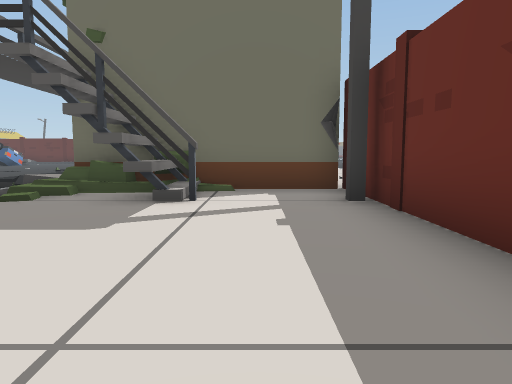
view 1 (above)

19 first-person views from a walk through a Unity game level. The camera is 1.2 m above the floor, tilts 6° down and sees 70° across. The floor is counted in squares, 2 m on a side. Each view is taken from the middle of a square. On the plan, view 1 faces up. The plan holds only what a view shows up to about 10 squares ahead; the rest is blank. The place goes on beyond the plan. The player character is not drawn.

view 2
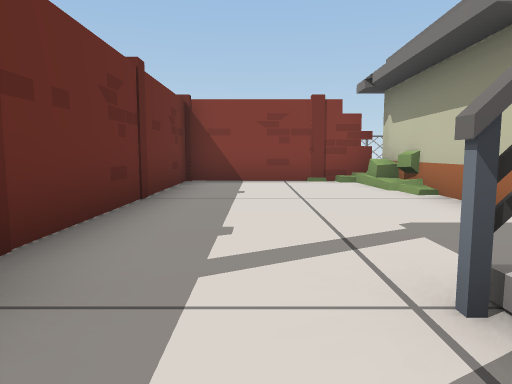

view 3
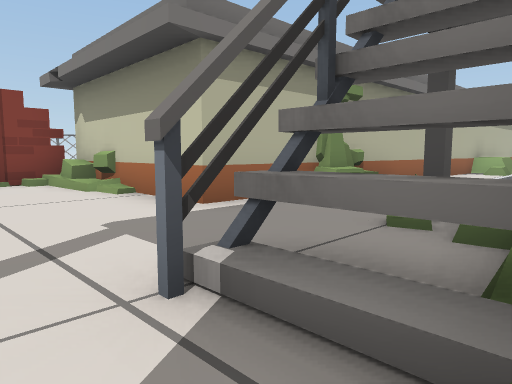

view 4
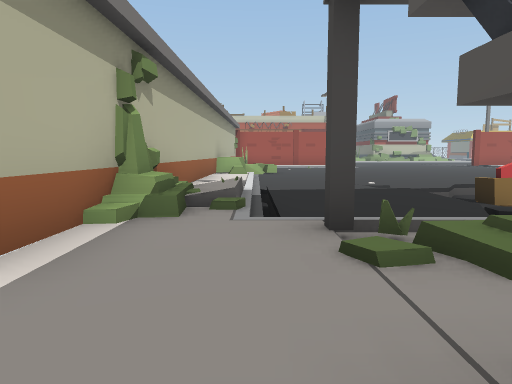

view 5
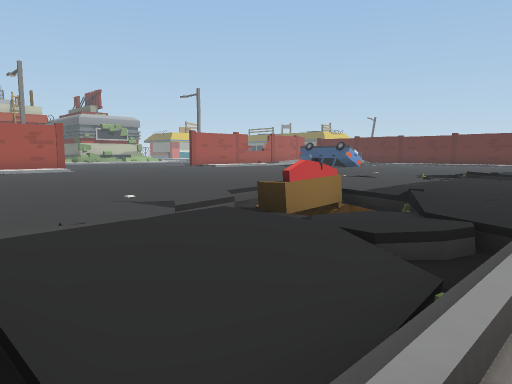

view 6
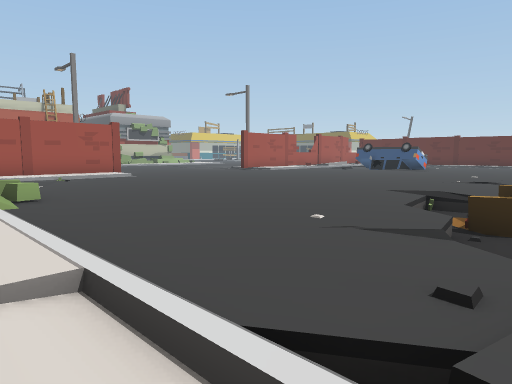

view 7
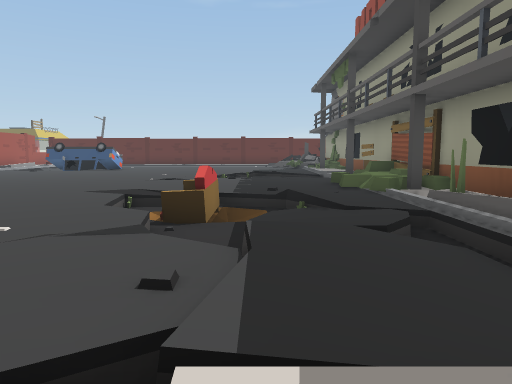

view 8
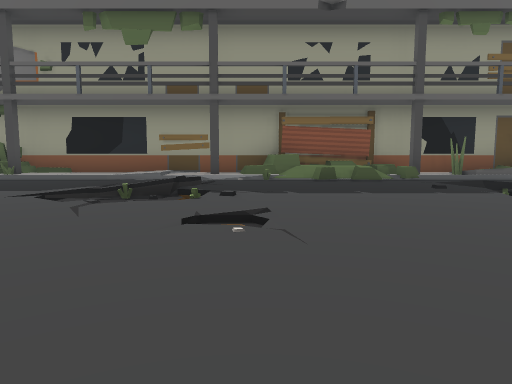

view 9
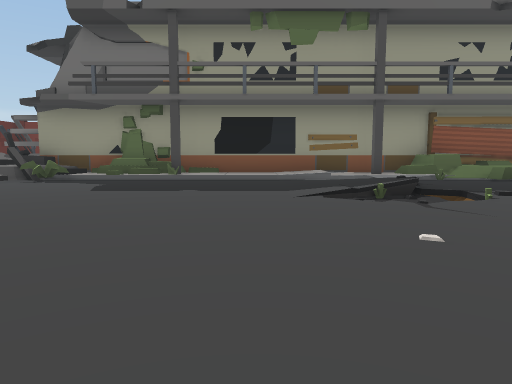

view 10
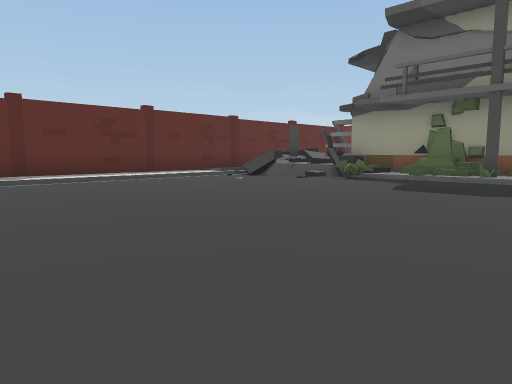

view 11
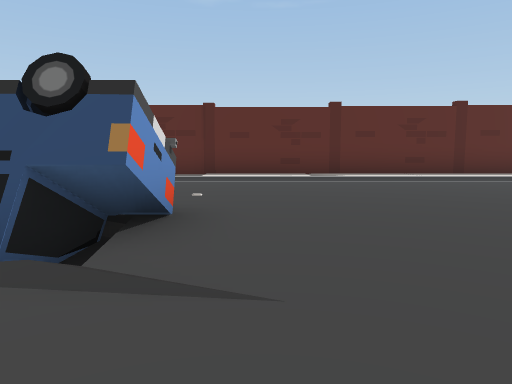

view 12
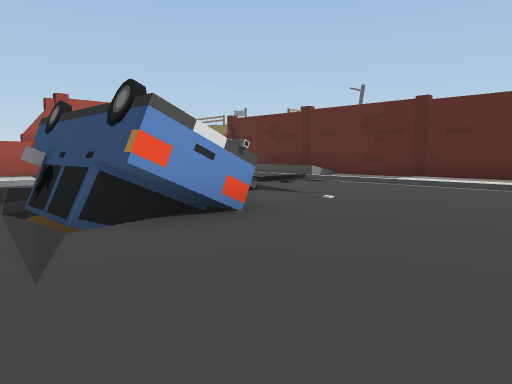

view 13
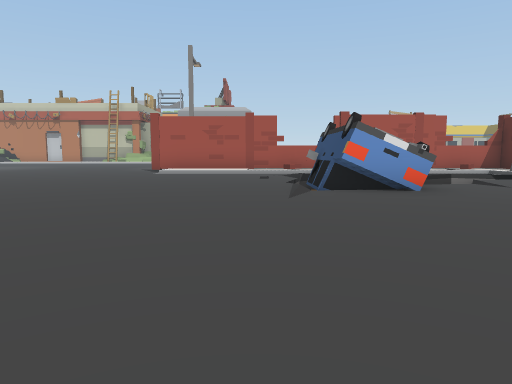

view 14
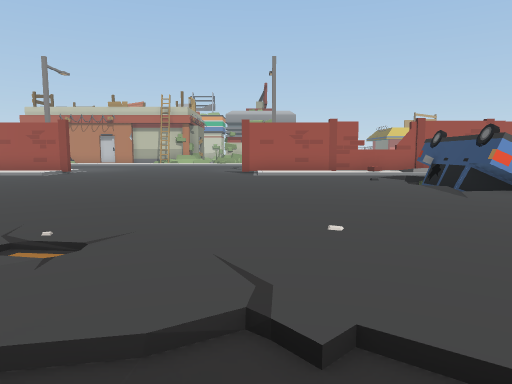

view 15
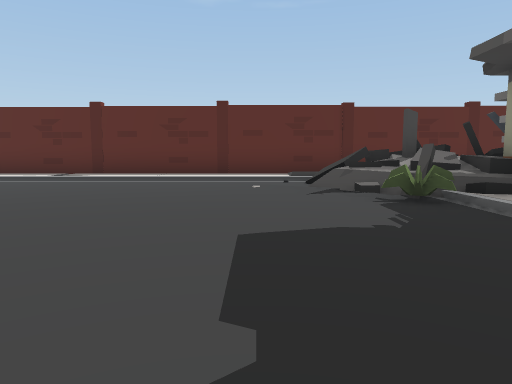

view 16
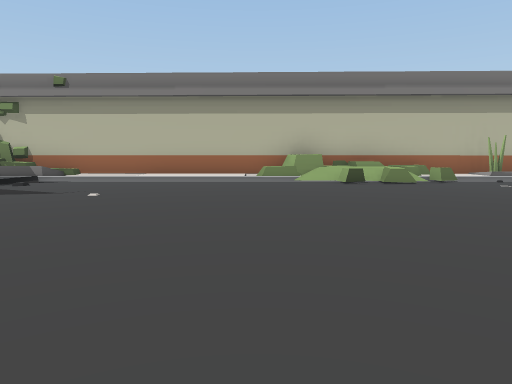

view 17
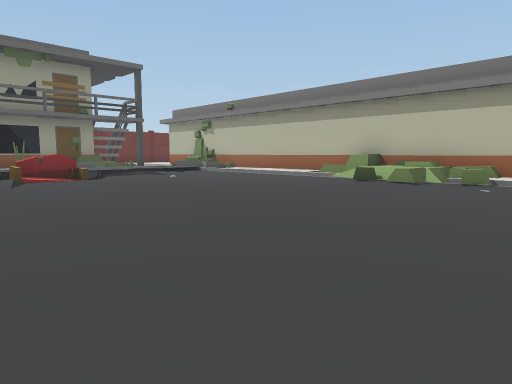

view 18
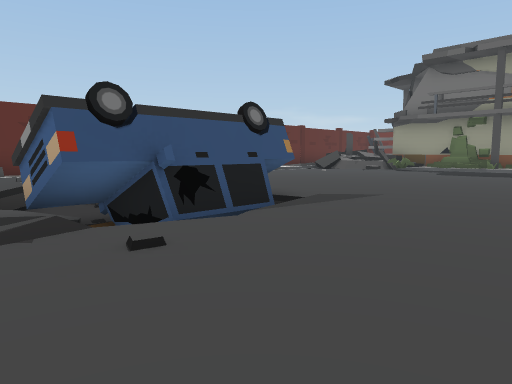

view 19
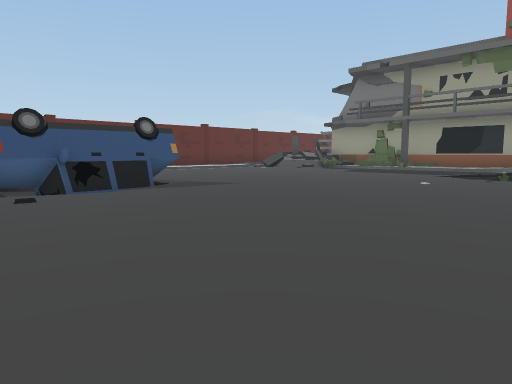

### Floor plan
Key: @ floor where view 1 was taken; # wall or solid block; . main floor; : floor 0.25 m higher than the main floor; - floor 0.5 m lower than the main floor; / step, stairs or slope; = window, fence, low wall or low ledge; S sofa; C car.
Columns run from 18 left of view 1 to 2 right of it. Each row starts with its distance up from view 1.
 27  ################
 26   ///////////==
 25  /=........./=##
 24  /=........./#=#
 23  ===.........=##
 22  CCCC........./#
 21  CCCC.........##
 20 .CC-/.........##
 19 ..............:#
 18 ..............:#
 17 ........../::.:#
 16 ..........////:#
 15 ..........=//.##
 14 ..............=#
 13 ..............=#
 12 .............=##
 11 ............./=#
 10 ........./S//.##
  9 ........./S//.##
  8  ......../-////#
  7  .........=-///# ###:
  6  ..........=//.###:##
  5  ../.......///#:##:##
  4   =///////////::::::#
  3 ###//##::::////:::::#
  2   ##############::::#
  1                #::::#
  0                #::@:#
 -1                #::::#
 -2                ##  ##

Positions as (right, up) in squares from view 1, and headings:
1: (0, 0), facing up
2: (0, 6), facing down
3: (0, 6), facing down-left
4: (-1, 4), facing left
5: (-4, 4), facing up-left
6: (-7, 3), facing up-left
7: (-7, 3), facing up
8: (-13, 14), facing right
9: (-13, 18), facing right
10: (-13, 18), facing up-right
11: (-13, 18), facing up
12: (-11, 19), facing up-left
13: (-8, 19), facing left
14: (-7, 16), facing left
15: (-7, 18), facing up
16: (-12, 12), facing down
17: (-18, 12), facing down-right
18: (-18, 17), facing up-right
19: (-18, 14), facing up-right
